Frame 1 (no input): blank canvas, image omitted
Frame 60 (the mouse pressed at the canvas centre just before this capture): blank canvas, image omitted
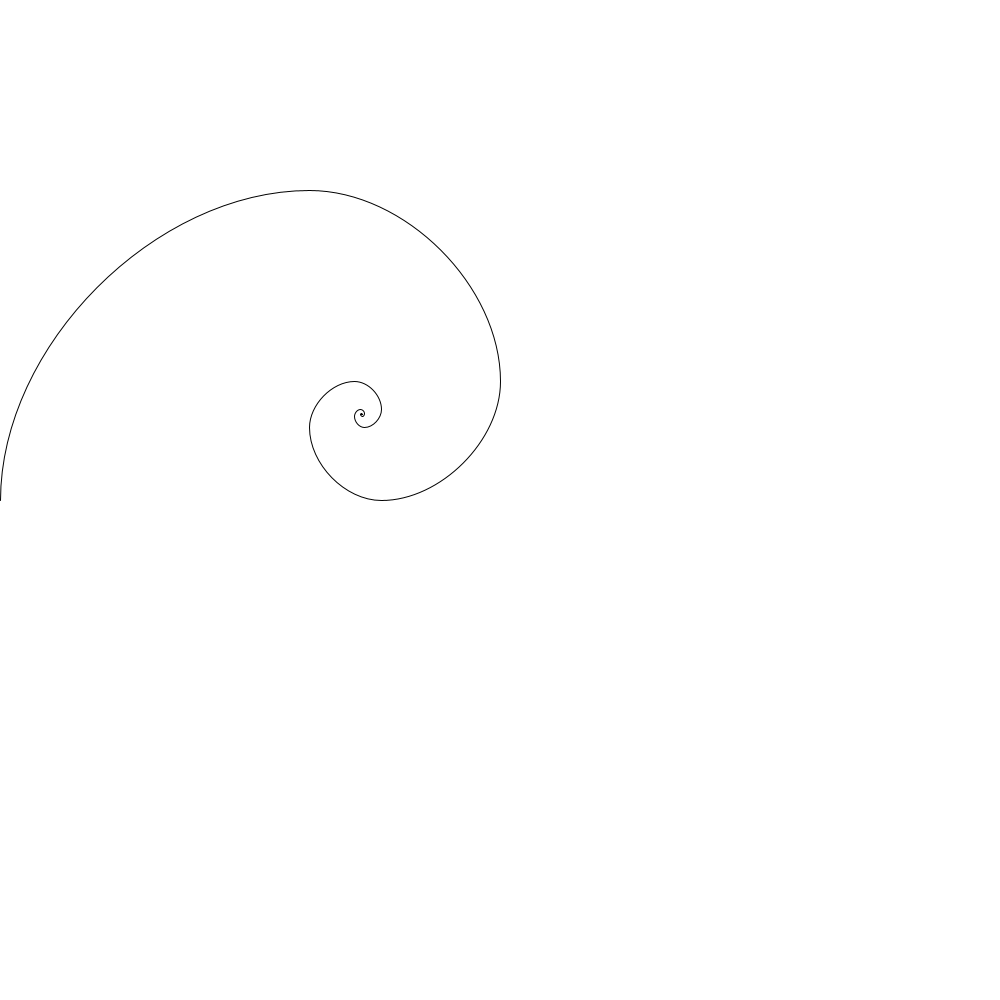
Frame 120 (the mouse held since frame 60 and released just before this capture)

The Processing sketch whose frames 1 and 60 were blank and that drew this single picture after the mouse press (run headless with seeded random() and noise(); from frame 60 on, the mouse is pressed at the canvas centre):

// Processing sketch: processing_96901
// ── processing_96901.pde

float x, y ;
float s, l ;
float percentage = 0;
int index = 0;
int step = 0;
float pX, pY;

void setup() {
  size(1000, 1000);
  x = 0;
  y =  500;
  index = 0;
}

void draw() {
  background(255);
  makeATurn(mouseX);
}

void makeATurn( float l) {
  l /= 1.618;
  s = l ;  

  if (l>0.1) {

    if (index%4==0) {
      bezier(x, y, x, y-s/2, x+l/2, y-s, x+l, y-s);
      x = x + l;
      y = y - s;
    } 
    else if (index%4==1) {
      bezier(x, y, x+ s/2, y, x+s, y+l/2, x+s, y+l);
      x = x + s;
      y = y + l;
    }  
    else if (index%4==2) {
      bezier(x, y, x, y+s/2, x-l/2, y+l, x-l, y+s);
      x = x -l;
      y = y + s;
    }   
    else if (index%4==3) {
      bezier(x, y, x- s/2, y, x-s, y-l/2, x-s, y-l);
      x = x -s ;
      y = y - l;
    }
    index++;
    makeATurn(l);
  }
  else {
    x = 0 ;
    y = 500;
    index= 0;
  }
}
